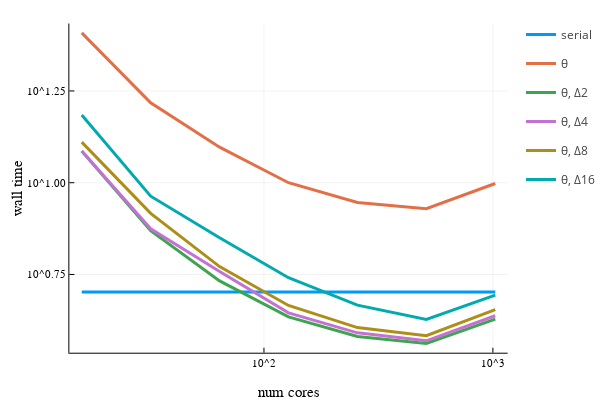

Source (notebook cell):
### Code cell
ncores = [16, 32, 64, 128, 256, 512, 1024]
ranks = [2, 4, 8, 16]
ml = 4
cf = 4
tol = 1e-5

function readΔ(rank, nc) return parseTiming("ks_Delta$(rank)_nc$(nc)_cf$(cf)_ml$(ml)", tol) end
readθ = nc -> parseTiming("ks_nc$(nc)_cf$(cf)_ml$(ml)", tol)
# function readΔ(rank, nc) return parseTiming("ks_Delta$(rank)_nc$(nc)_cf$(cf)_ml$(ml)") end
# readθ = nc -> parseTiming("ks_nc$(nc)_cf$(cf)_ml$(ml)")

# serial timing
tser = parseTiming("ks_ml1")
pl = plot(ncores, x->tser, linewidth=3, label="serial", xaxis=("num cores", :log), yaxis=("wall time", :log))

# θ timing
# tθ = zeros(length(ncores))
# for i in 1:length(ncores)
#     tθ[i] = parseTiming("ks_nc$(ncores[i])_cf$(cf)_ml$(ml)")
# end
itersθ = parseIters("ks_nc$(ncores[1])_cf4_ml4")
tθ = readθ.(ncores)
println("θ iters: $(itersθ)")
println("θ speedup: $(tser/minimum(tθ)) @ $(ncores[argmin(tθ)])")
plot!(pl, ncores, tθ, linewidth=3, label="θ")

# Δ timings
for rank in ranks
    tΔ = zeros(length(ncores)) 
    itersΔ = parseIters("ks_Delta$(rank)_nc$(ncores[1])_cf$(cf)_ml$(ml)")
    for i in 1:length(ncores)
        tΔ[i] = readΔ(rank, ncores[i])
    end
    println("Δ$(rank) iters: $(itersΔ)")
    println("Δ$(rank) speedup: $(tser/minimum(tΔ)) @ $(ncores[argmin(tΔ)])")
    plot!(pl, ncores, tΔ, linewidth=3, label="θ, Δ$(rank)")
end
savefig(pl, "scaling_cf$(cf)_ml$(ml).png")
plot!()

# println("fmg iters: $(itersfmg)")
# println("fmg speedup: $(tser/minimum(tfmg)) @ $(ncores[argmin(tfmg)])")

### Figure 1 — Plotly figure (JSON) as saved in the notebook; plotly's stock layout.template omitted (floating-point values rounded to 4 significant figures)
{"data": [{"colorbar": {"title": ""}, "legendgroup": "serial", "line": {"color": "rgba(0, 154, 250, 1.000)", "dash": "solid", "shape": "linear", "width": 3}, "mode": "lines", "name": "serial", "showlegend": true, "type": "scatter", "x": [16, 32, 64, 128, 256, 512, 1024], "xaxis": "x", "y": [5.036, 5.036, 5.036, 5.036, 5.036, 5.036, 5.036], "yaxis": "y", "zmax": null, "zmin": null}, {"colorbar": {"title": ""}, "legendgroup": "θ", "line": {"color": "rgba(227, 111, 71, 1.000)", "dash": "solid", "shape": "linear", "width": 3}, "mode": "lines", "name": "θ", "showlegend": true, "type": "scatter", "x": [16, 32, 64, 128, 256, 512, 1024], "xaxis": "x", "y": [25.6, 16.5, 12.5, 10, 8.83, 8.5, 9.95], "yaxis": "y", "zmax": null, "zmin": null}, {"colorbar": {"title": ""}, "legendgroup": "θ, Δ2", "line": {"color": "rgba(62, 164, 78, 1.000)", "dash": "solid", "shape": "linear", "width": 3}, "mode": "lines", "name": "θ, Δ2", "showlegend": true, "type": "scatter", "x": [16, 32, 64, 128, 256, 512, 1024], "xaxis": "x", "y": [12.2, 7.4, 5.4, 4.31, 3.81, 3.65, 4.25], "yaxis": "y", "zmax": null, "zmin": null}, {"colorbar": {"title": ""}, "legendgroup": "θ, Δ4", "line": {"color": "rgba(195, 113, 210, 1.000)", "dash": "solid", "shape": "linear", "width": 3}, "mode": "lines", "name": "θ, Δ4", "showlegend": true, "type": "scatter", "x": [16, 32, 64, 128, 256, 512, 1024], "xaxis": "x", "y": [12.2, 7.49, 5.73, 4.42, 3.9, 3.71, 4.34], "yaxis": "y", "zmax": null, "zmin": null}, {"colorbar": {"title": ""}, "legendgroup": "θ, Δ8", "line": {"color": "rgba(172, 142, 24, 1.000)", "dash": "solid", "shape": "linear", "width": 3}, "mode": "lines", "name": "θ, Δ8", "showlegend": true, "type": "scatter", "x": [16, 32, 64, 128, 256, 512, 1024], "xaxis": "x", "y": [12.9, 8.25, 5.91, 4.63, 4.03, 3.83, 4.51], "yaxis": "y", "zmax": null, "zmin": null}, {"colorbar": {"title": ""}, "legendgroup": "θ, Δ16", "line": {"color": "rgba(0, 170, 174, 1.000)", "dash": "solid", "shape": "linear", "width": 3}, "mode": "lines", "name": "θ, Δ16", "showlegend": true, "type": "scatter", "x": [16, 32, 64, 128, 256, 512, 1024], "xaxis": "x", "y": [15.3, 9.19, 7.08, 5.51, 4.64, 4.24, 4.94], "yaxis": "y", "zmax": null, "zmin": null}], "layout": {"annotations": [], "height": 400, "legend_position": {"bgcolor": "rgba(255, 255, 255, 1.000)", "bordercolor": "rgba(0, 0, 0, 1.000)", "borderwidth": 1, "font": {"color": "rgba(0, 0, 0, 1.000)", "family": "sans-serif", "size": 11}, "title": {"font": {"color": "rgba(0, 0, 0, 1.000)", "family": "sans-serif", "size": 15}, "text": ""}, "tracegroupgap": 0, "traceorder": "normal", "x": 1, "xanchor": "auto", "y": 1, "yanchor": "auto"}, "margin": {"b": 20, "l": 0, "r": 0, "t": 20}, "paper_bgcolor": "rgba(255, 255, 255, 1.000)", "plot_bgcolor": "rgba(255, 255, 255, 1.000)", "showlegend": true, "width": 600, "xaxis": {"anchor": "y", "domain": [0.1357, 0.9934], "gridcolor": "rgba(0, 0, 0, 0.100)", "gridwidth": 0.5, "linecolor": "rgba(0, 0, 0, 1.000)", "mirror": false, "range": [1.15, 3.064], "showgrid": true, "showline": true, "showticklabels": true, "tickangle": 0, "tickcolor": "rgb(0, 0, 0)", "tickfont": {"color": "rgba(0, 0, 0, 1.000)", "family": "sans-serif", "size": 11}, "tickmode": "array", "ticks": "inside", "ticktext": ["10^2", "10^3"], "tickvals": [100, 1000], "title": "num cores", "titlefont": {"color": "rgba(0, 0, 0, 1.000)", "family": "sans-serif", "size": 15}, "type": "log", "visible": true, "zeroline": false, "zerolinecolor": "rgba(0, 0, 0, 1.000)"}, "yaxis": {"anchor": "x", "domain": [0.07581, 0.9902], "gridcolor": "rgba(0, 0, 0, 0.100)", "gridwidth": 0.5, "linecolor": "rgba(0, 0, 0, 1.000)", "mirror": false, "range": [0.5369, 1.434], "showgrid": true, "showline": true, "showticklabels": true, "tickangle": 0, "tickcolor": "rgb(0, 0, 0)", "tickfont": {"color": "rgba(0, 0, 0, 1.000)", "family": "sans-serif", "size": 11}, "tickmode": "array", "ticks": "inside", "ticktext": ["10^0.75", "10^1.00", "10^1.25"], "tickvals": [5.623, 10, 17.78], "title": "wall time", "titlefont": {"color": "rgba(0, 0, 0, 1.000)", "family": "sans-serif", "size": 15}, "type": "log", "visible": true, "zeroline": false, "zerolinecolor": "rgba(0, 0, 0, 1.000)"}}}
